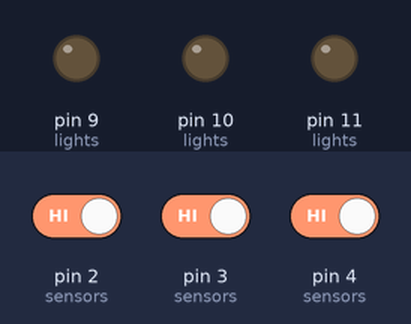
Recording of a sketch running on a simulated Arduino Uno, built with avr-gcc and run on an emulated ATmega328P. Shown: output pins drawn as LEDs (lit = HIGH). The test bench sets the inputs (shaded band); at power-on: pin 2 (sensors) HIGH, pin 3 (sensors) HIGH, pin 4 (sensors) HIGH.

Above: at 1.2 s.
1.3 s: pin 2 (sensors) driven LOW
At 1.7 s:
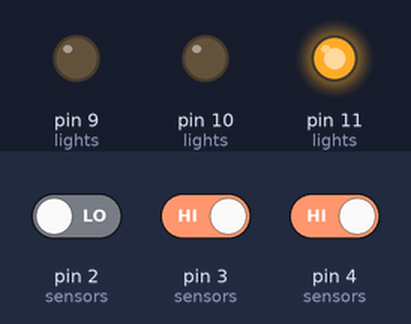
2.8 s: pin 3 (sensors) driven LOW
At 5.2 s:
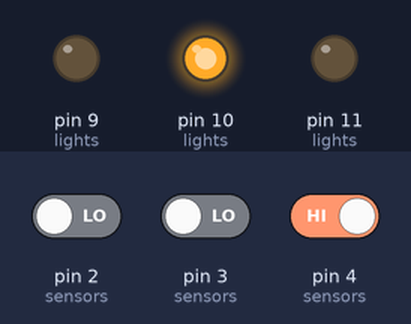
5.8 s: pin 4 (sensors) driven LOW
At 8.5 s:
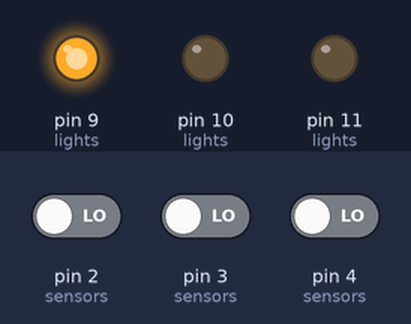
8.8 s: pin 2 (sensors) driven HIGH
At 11.0 s:
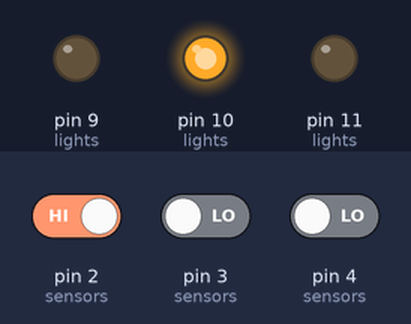
11.8 s: pin 4 (sensors) driven HIGH
At 14.5 s:
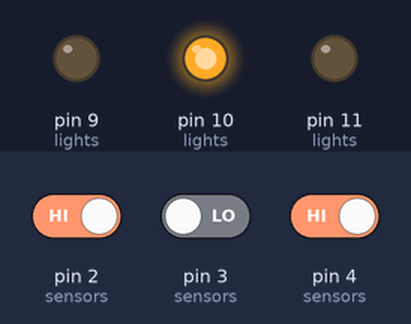
Timing chart, 0 to 15.8 s (numbered marks = the images above; inputs shaded):
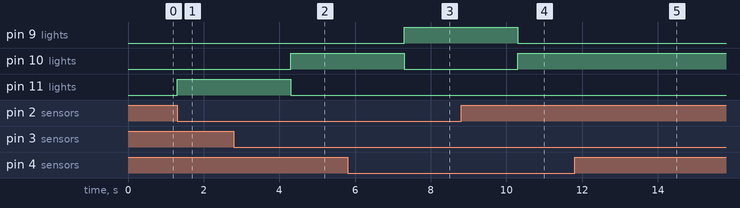

Measured:
- after the input at 1.3 s, pin 11 (lights): LOW → HIGH at once
- after the input at 2.8 s, pin 10 (lights): LOW → HIGH after 1.5 s; pin 11 (lights): HIGH → LOW after 1.5 s
- after the input at 5.8 s, pin 9 (lights): LOW → HIGH after 1.5 s; pin 11 (lights): stays LOW (without the input it goes to HIGH after 1.5 s)
- after the input at 8.8 s, pin 10 (lights): LOW → HIGH after 1.5 s; pin 11 (lights): stays LOW (without the input it goes to HIGH after 1.5 s)
- after the input at 11.8 s, pin 9 (lights): stays LOW (without the input it goes to HIGH after 1.5 s); pin 10 (lights): stays HIGH (without the input it goes to LOW after 1.5 s)

The sketch:

pingpong.ino
```cpp
// Lights
#define GREEN_LIGHT 11
#define ORANGE_LIGHT 10
#define RED_LIGHT 9
// Sensors
#define GREEN_SENSOR 2
#define ORANGE_SENSOR 3
#define RED_SENSOR 4

// Colors
#define GREEN 0
#define ORANGE 1
#define RED 2

int sensors[3] = {GREEN_SENSOR, ORANGE_SENSOR, RED_SENSOR};
int lights[3] = {GREEN_LIGHT, ORANGE_LIGHT, RED_LIGHT};

void setup()
{
  int i;
  // Setup the pins
  for(i = 0; i < 3; i++)
  {
    pinMode(sensors[i], INPUT_PULLUP);
    digitalWrite(lights[i], 0);
    pinMode(lights[i], OUTPUT);
  }
}


void signal(int light)
{
  digitalWrite(light, 1);
  delay(3000);
  digitalWrite(light, 0);
}


void loop()
{
  int i;
  for(i = 0; i < 3; i++)
  {
    if(0 == digitalRead(sensors[i]))
    {
      signal(lights[i]);
    }
  }
}
```
